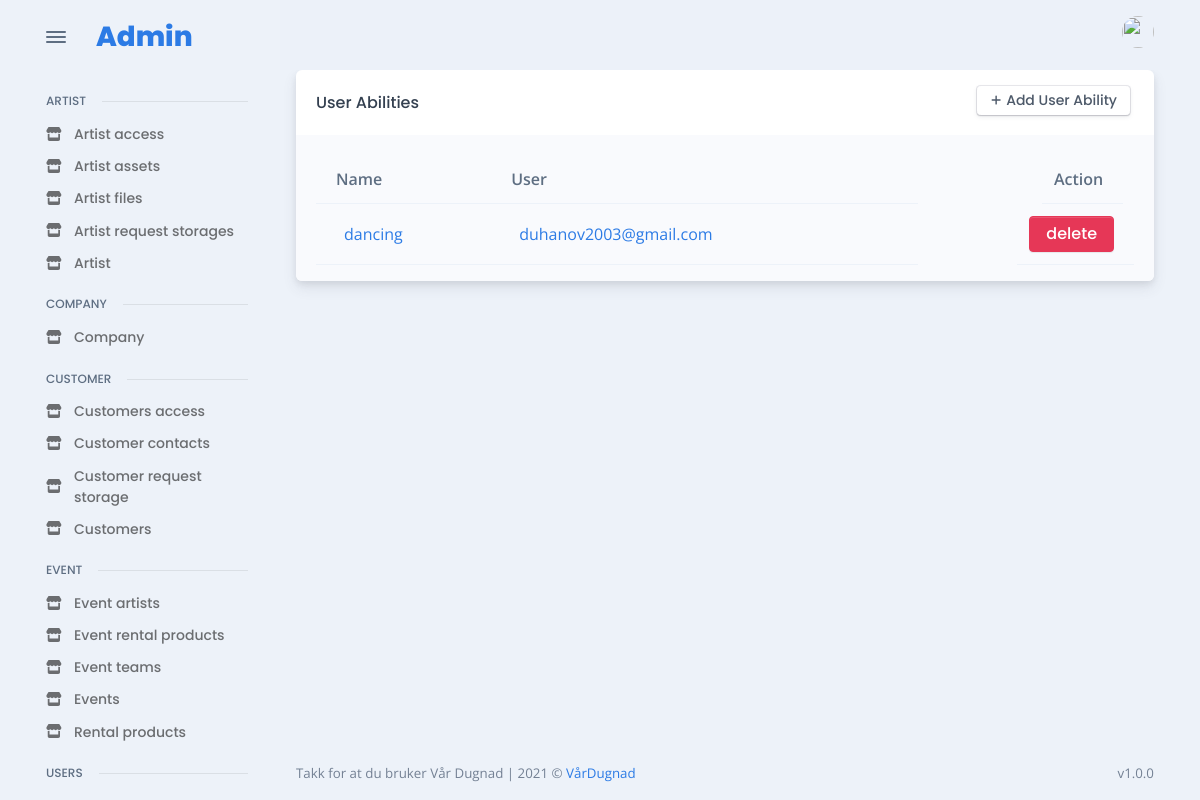
Before: /en/admin_site/users/all_abilities/ (signed in) with the older database file.
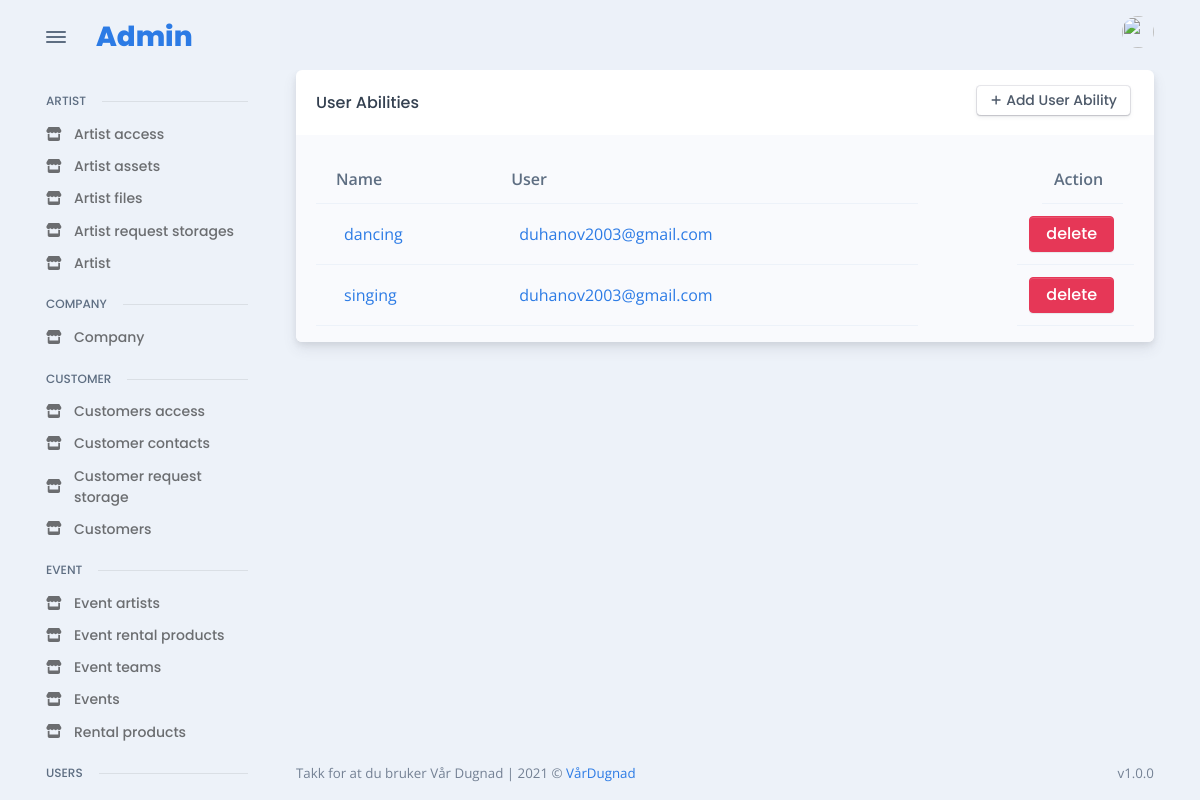
After: the same page with the newer database file.
### users/models.py (models this page shows, shortened)
class UserAbilities(models.Model):
    user = models.ForeignKey(User, default=None, on_delete=models.CASCADE)
    ability = models.CharField(max_length=150)
    class Meta:
        verbose_name = "User Abilitie"
        verbose_name_plural = "User Abilities"
        ordering = ["id"]  # sorting categories at site

class User(AbstractBaseUser):
    email = models.EmailField(max_length=255, unique=True)
    first_name = models.CharField(max_length=255)
    last_name = models.CharField(max_length=255)
    picture = models.ImageField(upload_to="images/users", blank=True)
    phone = models.CharField(max_length=50, blank=True)
    driver_licens_classes = models.CharField(max_length=50, blank=True)
    birthdate = models.DateField(null=True, blank=True)
    last_login = models.DateTimeField(auto_now_add=True)
    is_active = models.BooleanField(default=True)  # can login
    staff = models.BooleanField(default=False)  # can login
    admin = models.BooleanField(default=False)  # can login
    USERNAME_FIELD = "email"
    REQUIRED_FIELDS = ["first_name", "last_name"]
    objects = UserManager()
    def __str__(self):  # __unicode__ on Python 2
        return self.email

### admin_app/admin_user/views.py (the view)
# urls.py: path("all_abilities/", UserAbilitiesListView.as_view(), name="admin_get_all_user_abilities"),
class UserAbilitiesListView(LoginRequiredMixin, ListView):
    model = UserAbilities
    template_name = "admin/pages/users/users_abilities/all.html"
    context_object_name = 'abilities'

### templates/admin/pages/users/users_abilities/all.html (shortened to what this page needs)
{% extends 'base/admin_base.html' %}
{% load static %}
{% load widget_tweaks %}
{% block content %}
<div class="card">
  <div class="card-header">
    <div class="row flex-between-center">
      <div class="col-4 col-sm-auto d-flex align-items-center pe-0">
        <h5 class="fs-0 mb-0 text-nowrap py-2 py-xl-0">User Abilities</h5>
      </div>
      <div class="col-8 col-sm-auto text-end ps-2">
        <a href="{% url 'admin_add_new_user_ability' %}" class="btn btn-falcon-default btn-sm me-1 mb-1">
          <span class="fas fa-plus me-1" data-fa-transform="shrink-3"></span>Add User Ability
        </a>
      </div>
    </div>
  </div>
  <div class="card-body bg-light pb-0">
    <div class="table-responsive scrollbar">
      {% if abilities|length %}
      <table class="table  table-striped overflow-hidden">
        <thead>
          <tr>
            <th scope="col">Name</th>
            <th scope="col">User</th>
            <th style="float:right; margin-right: 5%;" scope="col">Action</th>
          </tr>
        </thead>
        <tbody>
          {% for ability in abilities %}
          <tr class="align-middle">
            <td class="text-nowrap">
              <div class="d-flex align-items-center">
                <div class="ms-2"><a href="{% url 'admin_change_details_user_abilities' ability.id %}">{{ability.ability}}</a></div>
              </div>
            </td>
            <td class="text-nowrap">
              <div class="d-flex align-items-center">
                <div class="ms-2"><a href="{% url 'admin_change_details_user' ability.user.id %}">{{ability.user}}</a></div>
              </div>
            </td>
            <td style="float:right"><a class="btn btn-danger"  href=" {% url 'admin_admin_delete_user_ability' ability.id %}">delete</a></tr>
          {% endfor %}
        </tbody>
      </table>
      {% else %}
          <p>There is no company yet, try to add some</p>
      {% endif %}
    </div>
  </div>
  </div>
{% endblock %}

Changed rows visible on the page:
added UserAbilities: ability "singing", user "duhanov2003@gmail.com"
